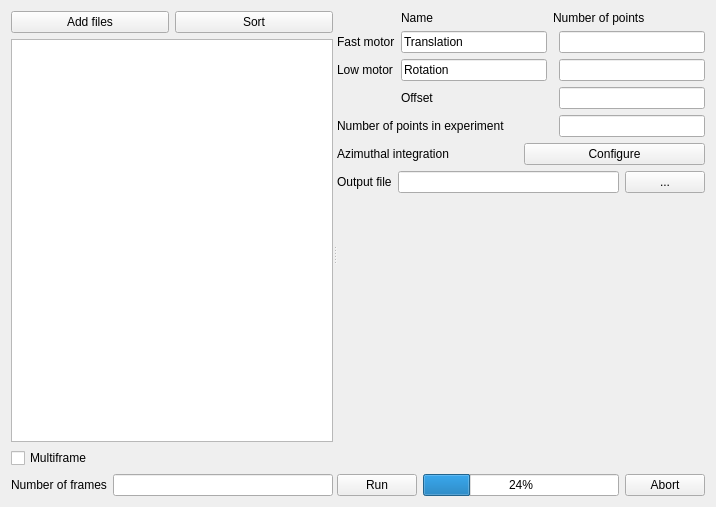
<?xml version="1.0" encoding="UTF-8"?>
<ui version="4.0">
 <class>diffractionImaging</class>
 <widget class="QWidget" name="diffractionImaging">
  <property name="geometry">
   <rect>
    <x>0</x>
    <y>0</y>
    <width>716</width>
    <height>507</height>
   </rect>
  </property>
  <property name="windowTitle">
   <string>Diffraction imaging</string>
  </property>
  <layout class="QGridLayout" name="gridLayout_2">
   <item row="0" column="0">
    <widget class="QSplitter" name="splitter">
     <property name="orientation">
      <enum>Qt::Horizontal</enum>
     </property>
     <widget class="QWidget" name="layoutWidget">
      <layout class="QVBoxLayout" name="verticalLayout">
       <item>
        <layout class="QHBoxLayout" name="horizontalLayout_3">
         <item>
          <widget class="QPushButton" name="addFiles">
           <property name="text">
            <string>Add files</string>
           </property>
          </widget>
         </item>
         <item>
          <widget class="QPushButton" name="sortButton">
           <property name="text">
            <string>Sort</string>
           </property>
          </widget>
         </item>
        </layout>
       </item>
       <item>
        <widget class="QListView" name="listFiles"/>
       </item>
       <item>
        <widget class="QCheckBox" name="multiframe">
         <property name="text">
          <string>Multiframe</string>
         </property>
        </widget>
       </item>
       <item>
        <layout class="QHBoxLayout" name="horizontalLayout_2">
         <item>
          <widget class="QLabel" name="label_8">
           <property name="text">
            <string>Number of frames</string>
           </property>
          </widget>
         </item>
         <item>
          <widget class="QLineEdit" name="numberOfFrames">
           <property name="readOnly">
            <bool>true</bool>
           </property>
          </widget>
         </item>
        </layout>
       </item>
      </layout>
     </widget>
     <widget class="QWidget" name="layoutWidget">
      <layout class="QVBoxLayout" name="verticalLayout_2">
       <item>
        <layout class="QGridLayout" name="gridLayout">
         <item row="0" column="1">
          <widget class="QLabel" name="label_5">
           <property name="text">
            <string>Name</string>
           </property>
          </widget>
         </item>
         <item row="0" column="2" colspan="2">
          <widget class="QLabel" name="label_6">
           <property name="text">
            <string>Number of points</string>
           </property>
          </widget>
         </item>
         <item row="1" column="0">
          <widget class="QLabel" name="label">
           <property name="text">
            <string>Fast motor</string>
           </property>
          </widget>
         </item>
         <item row="1" column="1">
          <widget class="QLineEdit" name="fastMotorName">
           <property name="text">
            <string>Translation</string>
           </property>
          </widget>
         </item>
         <item row="1" column="3">
          <widget class="QLineEdit" name="fastMotorPts"/>
         </item>
         <item row="2" column="0">
          <widget class="QLabel" name="label_2">
           <property name="text">
            <string>Low motor</string>
           </property>
          </widget>
         </item>
         <item row="2" column="1">
          <widget class="QLineEdit" name="slow_motor_name">
           <property name="text">
            <string>Rotation</string>
           </property>
          </widget>
         </item>
         <item row="2" column="3">
          <widget class="QLineEdit" name="slowMotorPts"/>
         </item>
         <item row="3" column="1">
          <widget class="QLabel" name="label_3">
           <property name="text">
            <string>Offset</string>
           </property>
          </widget>
         </item>
         <item row="3" column="3">
          <widget class="QLineEdit" name="offset"/>
         </item>
         <item row="4" column="0" colspan="3">
          <widget class="QLabel" name="label_4">
           <property name="text">
            <string>Number of points in experiment</string>
           </property>
          </widget>
         </item>
         <item row="4" column="3">
          <widget class="QLineEdit" name="totalPts">
           <property name="toolTip">
            <string>fast_pts * slow_pts - offset</string>
           </property>
          </widget>
         </item>
        </layout>
       </item>
       <item>
        <layout class="QHBoxLayout" name="horizontalLayout_4">
         <item>
          <widget class="QLabel" name="label_7">
           <property name="text">
            <string>Azimuthal integration</string>
           </property>
          </widget>
         </item>
         <item>
          <widget class="QPushButton" name="configureDiffraction">
           <property name="text">
            <string>Configure</string>
           </property>
          </widget>
         </item>
        </layout>
       </item>
       <item>
        <layout class="QHBoxLayout" name="horizontalLayout">
         <item>
          <widget class="QLabel" name="label_9">
           <property name="text">
            <string>Output file</string>
           </property>
          </widget>
         </item>
         <item>
          <widget class="QLineEdit" name="outputFile"/>
         </item>
         <item>
          <widget class="QPushButton" name="outputFileSelector">
           <property name="text">
            <string>...</string>
           </property>
          </widget>
         </item>
        </layout>
       </item>
       <item>
        <spacer name="verticalSpacer">
         <property name="orientation">
          <enum>Qt::Vertical</enum>
         </property>
         <property name="sizeHint" stdset="0">
          <size>
           <width>20</width>
           <height>40</height>
          </size>
         </property>
        </spacer>
       </item>
       <item>
        <layout class="QHBoxLayout" name="horizontalLayout_5">
         <item>
          <widget class="QPushButton" name="runButton">
           <property name="text">
            <string>Run</string>
           </property>
          </widget>
         </item>
         <item>
          <widget class="QProgressBar" name="progressBar">
           <property name="value">
            <number>24</number>
           </property>
          </widget>
         </item>
         <item>
          <widget class="QPushButton" name="abort">
           <property name="text">
            <string>Abort</string>
           </property>
          </widget>
         </item>
        </layout>
       </item>
      </layout>
     </widget>
    </widget>
   </item>
  </layout>
 </widget>
 <resources/>
 <connections/>
</ui>
